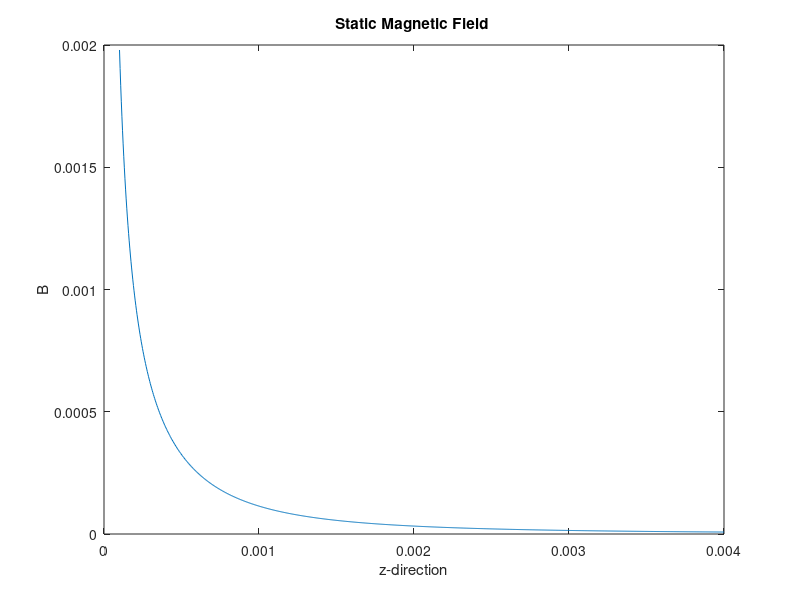
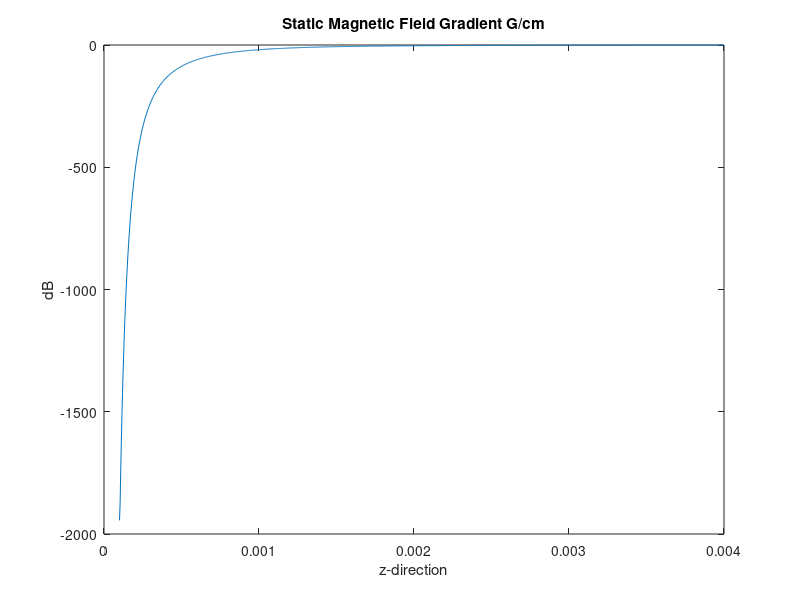

Write MATLAB code to recreate these figures, in order.
% 1D Biot Savart simulation of wires. Two parallel wires in x direction. Separated by
% 1.4mm in the y direction. Carrying opposite currents. Plots the field
% down the z-axis.

clear all;
close all;
clc;

mu = pi*4e-7;
I = 1;
L = 20e-3;

NumCurrentElements = 10000;
NumPoints = 1000;

x=linspace(0,0,NumPoints);
y=linspace(0,0,NumPoints);
z=linspace(0.1e-3,4e-3,NumPoints);


% Defines the co-ordinates of the lines of charge, and the x-y plane of
% the contour diagram. Also defines element size and direction.
zstepsize(1) = L/NumCurrentElements;
v(1,:) = [1 0 0];
xsource(1,:) = linspace(-L/2,L/2,NumCurrentElements);
ysource(1,:) = zeros(1,NumCurrentElements);
zsource(1,:) = zeros(1,NumCurrentElements);

zstepsize(2) = L/NumCurrentElements;
v(2,:) = [-1 0 0];
xsource(2,:) = linspace(-L/2,L/2,NumCurrentElements);
ysource(2,:) = zeros(1,NumCurrentElements)+0.7e-3;
zsource(2,:) = zeros(1,NumCurrentElements);


% Finds the magnetic field contribution for each element of current along
% the rings.

Bxtot = 0; Bytot = 0; Bztot = 0;
for wire = 1:2

    for n = 1:NumCurrentElements
        
        rx = x - xsource(wire,n);
        ry = y - ysource(wire,n);
        rz = z - zsource(wire,n);
        r = sqrt(rx.^2 + ry.^2+rz.^2);
        
        dI = zstepsize(wire) * v(wire,:);
        xcrossed = (dI(2)*rz) - (ry*dI(3));
        ycrossed = (dI(3)*rx) - (rz*dI(1));
        zcrossed = (dI(1)*ry) - (rx*dI(2));
        
        Bx = (mu/(4*pi))*I*xcrossed./(r.^3);
        By = (mu/(4*pi))*I*ycrossed./(r.^3);
        Bz = (mu/(4*pi))*I*zcrossed./(r.^3);
        
        Bxtot = Bxtot+Bx;
        Bytot = Bytot+By;
        Bztot = Bztot+Bz;
        
        
    end
wire
end


Bmag = sqrt(Bxtot.^2 + Bytot.^2 + Bztot.^2);
figure(1)
plot(z,Bmag)
title('Static Magnetic Field ');
xlabel('z-direction');
ylabel('B');
figure(2)
dB = gradient(Bmag,z);
plot(z,dB*10000/100)
title('Static Magnetic Field Gradient G/cm');
xlabel('z-direction');
ylabel('dB');

% Btheory = 2e-7 * I./(z);
% figure(3)
% plot(z,Btheory)